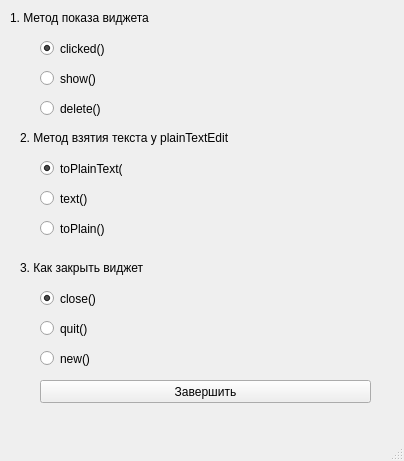
<?xml version="1.0" encoding="UTF-8"?>
<ui version="4.0">
 <class>MainWindow</class>
 <widget class="QMainWindow" name="MainWindow">
  <property name="geometry">
   <rect>
    <x>0</x>
    <y>0</y>
    <width>404</width>
    <height>461</height>
   </rect>
  </property>
  <property name="windowTitle">
   <string>MainWindow</string>
  </property>
  <widget class="QWidget" name="centralwidget">
   <widget class="QRadioButton" name="radioButton">
    <property name="geometry">
     <rect>
      <x>40</x>
      <y>40</y>
      <width>82</width>
      <height>17</height>
     </rect>
    </property>
    <property name="text">
     <string>clicked()</string>
    </property>
    <property name="checked">
     <bool>true</bool>
    </property>
    <attribute name="buttonGroup">
     <string notr="true">buttonGroup</string>
    </attribute>
   </widget>
   <widget class="QRadioButton" name="radioButton_2">
    <property name="geometry">
     <rect>
      <x>40</x>
      <y>70</y>
      <width>82</width>
      <height>17</height>
     </rect>
    </property>
    <property name="text">
     <string>show()</string>
    </property>
    <attribute name="buttonGroup">
     <string notr="true">buttonGroup</string>
    </attribute>
   </widget>
   <widget class="QRadioButton" name="radioButton_3">
    <property name="geometry">
     <rect>
      <x>40</x>
      <y>100</y>
      <width>82</width>
      <height>17</height>
     </rect>
    </property>
    <property name="text">
     <string>delete()</string>
    </property>
    <attribute name="buttonGroup">
     <string notr="true">buttonGroup</string>
    </attribute>
   </widget>
   <widget class="QRadioButton" name="radioButton_4">
    <property name="geometry">
     <rect>
      <x>40</x>
      <y>160</y>
      <width>82</width>
      <height>17</height>
     </rect>
    </property>
    <property name="text">
     <string>toPlainText()</string>
    </property>
    <property name="checked">
     <bool>true</bool>
    </property>
    <attribute name="buttonGroup">
     <string notr="true">buttonGroup_2</string>
    </attribute>
   </widget>
   <widget class="QLabel" name="label">
    <property name="geometry">
     <rect>
      <x>10</x>
      <y>10</y>
      <width>151</width>
      <height>16</height>
     </rect>
    </property>
    <property name="text">
     <string>1. Метод показа виджета</string>
    </property>
   </widget>
   <widget class="QLabel" name="label_2">
    <property name="geometry">
     <rect>
      <x>20</x>
      <y>130</y>
      <width>211</width>
      <height>16</height>
     </rect>
    </property>
    <property name="text">
     <string>2. Метод взятия текста у plainTextEdit</string>
    </property>
   </widget>
   <widget class="QRadioButton" name="radioButton_5">
    <property name="geometry">
     <rect>
      <x>40</x>
      <y>190</y>
      <width>82</width>
      <height>17</height>
     </rect>
    </property>
    <property name="text">
     <string>text()</string>
    </property>
    <attribute name="buttonGroup">
     <string notr="true">buttonGroup_2</string>
    </attribute>
   </widget>
   <widget class="QRadioButton" name="radioButton_6">
    <property name="geometry">
     <rect>
      <x>40</x>
      <y>220</y>
      <width>82</width>
      <height>17</height>
     </rect>
    </property>
    <property name="text">
     <string>toPlain()</string>
    </property>
    <attribute name="buttonGroup">
     <string notr="true">buttonGroup_2</string>
    </attribute>
   </widget>
   <widget class="QLabel" name="label_3">
    <property name="geometry">
     <rect>
      <x>20</x>
      <y>260</y>
      <width>141</width>
      <height>16</height>
     </rect>
    </property>
    <property name="text">
     <string>3. Как закрыть виджет</string>
    </property>
   </widget>
   <widget class="QRadioButton" name="radioButton_7">
    <property name="geometry">
     <rect>
      <x>40</x>
      <y>290</y>
      <width>82</width>
      <height>17</height>
     </rect>
    </property>
    <property name="text">
     <string>close()</string>
    </property>
    <property name="checked">
     <bool>true</bool>
    </property>
    <attribute name="buttonGroup">
     <string notr="true">buttonGroup_3</string>
    </attribute>
   </widget>
   <widget class="QRadioButton" name="radioButton_8">
    <property name="geometry">
     <rect>
      <x>40</x>
      <y>320</y>
      <width>82</width>
      <height>17</height>
     </rect>
    </property>
    <property name="text">
     <string>quit()</string>
    </property>
    <attribute name="buttonGroup">
     <string notr="true">buttonGroup_3</string>
    </attribute>
   </widget>
   <widget class="QRadioButton" name="radioButton_9">
    <property name="geometry">
     <rect>
      <x>40</x>
      <y>350</y>
      <width>82</width>
      <height>17</height>
     </rect>
    </property>
    <property name="text">
     <string>new()</string>
    </property>
    <attribute name="buttonGroup">
     <string notr="true">buttonGroup_3</string>
    </attribute>
   </widget>
   <widget class="QPushButton" name="pushButton">
    <property name="geometry">
     <rect>
      <x>40</x>
      <y>380</y>
      <width>331</width>
      <height>23</height>
     </rect>
    </property>
    <property name="text">
     <string>Завершить</string>
    </property>
   </widget>
  </widget>
  <widget class="QMenuBar" name="menubar">
   <property name="geometry">
    <rect>
     <x>0</x>
     <y>0</y>
     <width>404</width>
     <height>21</height>
    </rect>
   </property>
  </widget>
  <widget class="QStatusBar" name="statusbar"/>
 </widget>
 <resources/>
 <connections/>
 <buttongroups>
  <buttongroup name="buttonGroup"/>
  <buttongroup name="buttonGroup_2"/>
  <buttongroup name="buttonGroup_3"/>
 </buttongroups>
</ui>
